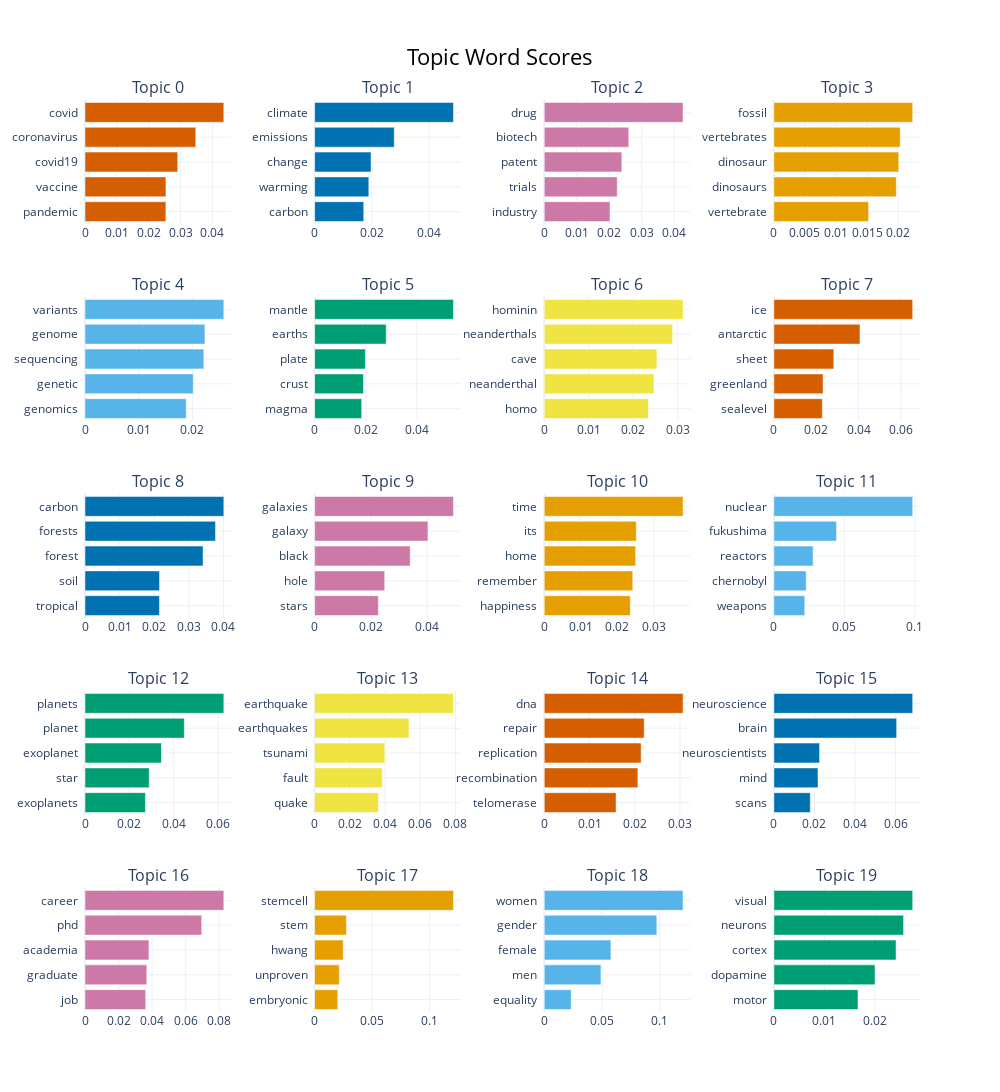

This figure's notebook cell:
### Code cell
loaded_model.visualize_barchart(top_n_topics=20)

### Figure 1 — Plotly figure (JSON) as saved in the notebook; plotly's stock layout.template omitted (floating-point values rounded to 4 significant figures)
{"data": [{"marker": {"color": "#D55E00"}, "orientation": "h", "type": "bar", "x": [0.02538, 0.0254, 0.0291, 0.03476, 0.04357], "xaxis": "x", "y": ["pandemic  ", "vaccine  ", "covid19  ", "coronavirus  ", "covid  "], "yaxis": "y"}, {"marker": {"color": "#0072B2"}, "orientation": "h", "type": "bar", "x": [0.01713, 0.01889, 0.01966, 0.02775, 0.0484], "xaxis": "x2", "y": ["carbon  ", "warming  ", "change  ", "emissions  ", "climate  "], "yaxis": "y2"}, {"marker": {"color": "#CC79A7"}, "orientation": "h", "type": "bar", "x": [0.02025, 0.02245, 0.02387, 0.02601, 0.04273], "xaxis": "x3", "y": ["industry  ", "trials  ", "patent  ", "biotech  ", "drug  "], "yaxis": "y3"}, {"marker": {"color": "#E69F00"}, "orientation": "h", "type": "bar", "x": [0.01524, 0.01969, 0.02007, 0.02032, 0.02232], "xaxis": "x4", "y": ["vertebrate  ", "dinosaurs  ", "dinosaur  ", "vertebrates  ", "fossil  "], "yaxis": "y4"}, {"marker": {"color": "#56B4E9"}, "orientation": "h", "type": "bar", "x": [0.01884, 0.02015, 0.02211, 0.02232, 0.02583], "xaxis": "x5", "y": ["genomics  ", "genetic  ", "sequencing  ", "genome  ", "variants  "], "yaxis": "y5"}, {"marker": {"color": "#009E73"}, "orientation": "h", "type": "bar", "x": [0.01841, 0.01911, 0.01986, 0.02799, 0.0543], "xaxis": "x6", "y": ["magma  ", "crust  ", "plate  ", "earths  ", "mantle  "], "yaxis": "y6"}, {"marker": {"color": "#F0E442"}, "orientation": "h", "type": "bar", "x": [0.02344, 0.02466, 0.02534, 0.02887, 0.03122], "xaxis": "x7", "y": ["homo  ", "neanderthal  ", "cave  ", "neanderthals  ", "hominin  "], "yaxis": "y7"}, {"marker": {"color": "#D55E00"}, "orientation": "h", "type": "bar", "x": [0.02289, 0.02324, 0.02833, 0.04067, 0.06559], "xaxis": "x8", "y": ["sealevel  ", "greenland  ", "sheet  ", "antarctic  ", "ice  "], "yaxis": "y8"}, {"marker": {"color": "#0072B2"}, "orientation": "h", "type": "bar", "x": [0.0215, 0.02152, 0.0341, 0.03769, 0.0401], "xaxis": "x9", "y": ["tropical  ", "soil  ", "forest  ", "forests  ", "carbon  "], "yaxis": "y9"}, {"marker": {"color": "#CC79A7"}, "orientation": "h", "type": "bar", "x": [0.02265, 0.02491, 0.03398, 0.04029, 0.04935], "xaxis": "x10", "y": ["stars  ", "hole  ", "black  ", "galaxy  ", "galaxies  "], "yaxis": "y10"}, {"marker": {"color": "#E69F00"}, "orientation": "h", "type": "bar", "x": [0.02355, 0.02422, 0.025, 0.02518, 0.03798], "xaxis": "x11", "y": ["happiness  ", "remember  ", "home  ", "its  ", "time  "], "yaxis": "y11"}, {"marker": {"color": "#56B4E9"}, "orientation": "h", "type": "bar", "x": [0.0219, 0.02291, 0.0278, 0.04441, 0.0984], "xaxis": "x12", "y": ["weapons  ", "chernobyl  ", "reactors  ", "fukushima  ", "nuclear  "], "yaxis": "y12"}, {"marker": {"color": "#009E73"}, "orientation": "h", "type": "bar", "x": [0.02725, 0.02897, 0.03449, 0.04481, 0.06265], "xaxis": "x13", "y": ["exoplanets  ", "star  ", "exoplanet  ", "planet  ", "planets  "], "yaxis": "y13"}, {"marker": {"color": "#F0E442"}, "orientation": "h", "type": "bar", "x": [0.03622, 0.03845, 0.03987, 0.05359, 0.07886], "xaxis": "x14", "y": ["quake  ", "fault  ", "tsunami  ", "earthquakes  ", "earthquake  "], "yaxis": "y14"}, {"marker": {"color": "#D55E00"}, "orientation": "h", "type": "bar", "x": [0.01588, 0.02069, 0.02141, 0.02208, 0.03068], "xaxis": "x15", "y": ["telomerase  ", "recombination  ", "replication  ", "repair  ", "dna  "], "yaxis": "y15"}, {"marker": {"color": "#0072B2"}, "orientation": "h", "type": "bar", "x": [0.01795, 0.02175, 0.02253, 0.06051, 0.06843], "xaxis": "x16", "y": ["scans  ", "mind  ", "neuroscientists  ", "brain  ", "neuroscience  "], "yaxis": "y16"}, {"marker": {"color": "#CC79A7"}, "orientation": "h", "type": "bar", "x": [0.03618, 0.03683, 0.03811, 0.06956, 0.08275], "xaxis": "x17", "y": ["job  ", "graduate  ", "academia  ", "phd  ", "career  "], "yaxis": "y17"}, {"marker": {"color": "#E69F00"}, "orientation": "h", "type": "bar", "x": [0.02018, 0.02146, 0.0249, 0.02768, 0.121], "xaxis": "x18", "y": ["embryonic  ", "unproven  ", "hwang  ", "stem  ", "stemcell  "], "yaxis": "y18"}, {"marker": {"color": "#56B4E9"}, "orientation": "h", "type": "bar", "x": [0.02326, 0.049, 0.05759, 0.0973, 0.12], "xaxis": "x19", "y": ["equality  ", "men  ", "female  ", "gender  ", "women  "], "yaxis": "y19"}, {"marker": {"color": "#009E73"}, "orientation": "h", "type": "bar", "x": [0.01666, 0.02003, 0.0242, 0.02568, 0.0275], "xaxis": "x20", "y": ["motor  ", "dopamine  ", "cortex  ", "neurons  ", "visual  "], "yaxis": "y20"}], "layout": {"annotations": [{"font": {"size": 16}, "showarrow": false, "text": "Topic 0", "x": 0.0875, "xanchor": "center", "xref": "paper", "y": 1.0, "yanchor": "bottom", "yref": "paper"}, {"font": {"size": 16}, "showarrow": false, "text": "Topic 1", "x": 0.3625, "xanchor": "center", "xref": "paper", "y": 1.0, "yanchor": "bottom", "yref": "paper"}, {"font": {"size": 16}, "showarrow": false, "text": "Topic 2", "x": 0.6375, "xanchor": "center", "xref": "paper", "y": 1.0, "yanchor": "bottom", "yref": "paper"}, {"font": {"size": 16}, "showarrow": false, "text": "Topic 3", "x": 0.9125, "xanchor": "center", "xref": "paper", "y": 1.0, "yanchor": "bottom", "yref": "paper"}, {"font": {"size": 16}, "showarrow": false, "text": "Topic 4", "x": 0.0875, "xanchor": "center", "xref": "paper", "y": 0.784, "yanchor": "bottom", "yref": "paper"}, {"font": {"size": 16}, "showarrow": false, "text": "Topic 5", "x": 0.3625, "xanchor": "center", "xref": "paper", "y": 0.784, "yanchor": "bottom", "yref": "paper"}, {"font": {"size": 16}, "showarrow": false, "text": "Topic 6", "x": 0.6375, "xanchor": "center", "xref": "paper", "y": 0.784, "yanchor": "bottom", "yref": "paper"}, {"font": {"size": 16}, "showarrow": false, "text": "Topic 7", "x": 0.9125, "xanchor": "center", "xref": "paper", "y": 0.784, "yanchor": "bottom", "yref": "paper"}, {"font": {"size": 16}, "showarrow": false, "text": "Topic 8", "x": 0.0875, "xanchor": "center", "xref": "paper", "y": 0.568, "yanchor": "bottom", "yref": "paper"}, {"font": {"size": 16}, "showarrow": false, "text": "Topic 9", "x": 0.3625, "xanchor": "center", "xref": "paper", "y": 0.568, "yanchor": "bottom", "yref": "paper"}, {"font": {"size": 16}, "showarrow": false, "text": "Topic 10", "x": 0.6375, "xanchor": "center", "xref": "paper", "y": 0.568, "yanchor": "bottom", "yref": "paper"}, {"font": {"size": 16}, "showarrow": false, "text": "Topic 11", "x": 0.9125, "xanchor": "center", "xref": "paper", "y": 0.568, "yanchor": "bottom", "yref": "paper"}, {"font": {"size": 16}, "showarrow": false, "text": "Topic 12", "x": 0.0875, "xanchor": "center", "xref": "paper", "y": 0.352, "yanchor": "bottom", "yref": "paper"}, {"font": {"size": 16}, "showarrow": false, "text": "Topic 13", "x": 0.3625, "xanchor": "center", "xref": "paper", "y": 0.352, "yanchor": "bottom", "yref": "paper"}, {"font": {"size": 16}, "showarrow": false, "text": "Topic 14", "x": 0.6375, "xanchor": "center", "xref": "paper", "y": 0.352, "yanchor": "bottom", "yref": "paper"}, {"font": {"size": 16}, "showarrow": false, "text": "Topic 15", "x": 0.9125, "xanchor": "center", "xref": "paper", "y": 0.352, "yanchor": "bottom", "yref": "paper"}, {"font": {"size": 16}, "showarrow": false, "text": "Topic 16", "x": 0.0875, "xanchor": "center", "xref": "paper", "y": 0.136, "yanchor": "bottom", "yref": "paper"}, {"font": {"size": 16}, "showarrow": false, "text": "Topic 17", "x": 0.3625, "xanchor": "center", "xref": "paper", "y": 0.136, "yanchor": "bottom", "yref": "paper"}, {"font": {"size": 16}, "showarrow": false, "text": "Topic 18", "x": 0.6375, "xanchor": "center", "xref": "paper", "y": 0.136, "yanchor": "bottom", "yref": "paper"}, {"font": {"size": 16}, "showarrow": false, "text": "Topic 19", "x": 0.9125, "xanchor": "center", "xref": "paper", "y": 0.136, "yanchor": "bottom", "yref": "paper"}], "height": 1250, "hoverlabel": {"bgcolor": "white", "font": {"family": "Rockwell", "size": 16}}, "showlegend": false, "title": {"font": {"color": "Black", "size": 22}, "text": "Topic Word Scores", "x": 0.5, "xanchor": "center", "yanchor": "top"}, "width": 1000, "xaxis": {"anchor": "y", "domain": [0, 0.175], "showgrid": true}, "xaxis10": {"anchor": "y10", "domain": [0.275, 0.45], "showgrid": true}, "xaxis11": {"anchor": "y11", "domain": [0.55, 0.725], "showgrid": true}, "xaxis12": {"anchor": "y12", "domain": [0.825, 1], "showgrid": true}, "xaxis13": {"anchor": "y13", "domain": [0, 0.175], "showgrid": true}, "xaxis14": {"anchor": "y14", "domain": [0.275, 0.45], "showgrid": true}, "xaxis15": {"anchor": "y15", "domain": [0.55, 0.725], "showgrid": true}, "xaxis16": {"anchor": "y16", "domain": [0.825, 1], "showgrid": true}, "xaxis17": {"anchor": "y17", "domain": [0, 0.175], "showgrid": true}, "xaxis18": {"anchor": "y18", "domain": [0.275, 0.45], "showgrid": true}, "xaxis19": {"anchor": "y19", "domain": [0.55, 0.725], "showgrid": true}, "xaxis2": {"anchor": "y2", "domain": [0.275, 0.45], "showgrid": true}, "xaxis20": {"anchor": "y20", "domain": [0.825, 1], "showgrid": true}, "xaxis3": {"anchor": "y3", "domain": [0.55, 0.725], "showgrid": true}, "xaxis4": {"anchor": "y4", "domain": [0.825, 1], "showgrid": true}, "xaxis5": {"anchor": "y5", "domain": [0, 0.175], "showgrid": true}, "xaxis6": {"anchor": "y6", "domain": [0.275, 0.45], "showgrid": true}, "xaxis7": {"anchor": "y7", "domain": [0.55, 0.725], "showgrid": true}, "xaxis8": {"anchor": "y8", "domain": [0.825, 1], "showgrid": true}, "xaxis9": {"anchor": "y9", "domain": [0, 0.175], "showgrid": true}, "yaxis": {"anchor": "x", "domain": [0.864, 1.0], "showgrid": true}, "yaxis10": {"anchor": "x10", "domain": [0.432, 0.568], "showgrid": true}, "yaxis11": {"anchor": "x11", "domain": [0.432, 0.568], "showgrid": true}, "yaxis12": {"anchor": "x12", "domain": [0.432, 0.568], "showgrid": true}, "yaxis13": {"anchor": "x13", "domain": [0.216, 0.352], "showgrid": true}, "yaxis14": {"anchor": "x14", "domain": [0.216, 0.352], "showgrid": true}, "yaxis15": {"anchor": "x15", "domain": [0.216, 0.352], "showgrid": true}, "yaxis16": {"anchor": "x16", "domain": [0.216, 0.352], "showgrid": true}, "yaxis17": {"anchor": "x17", "domain": [0, 0.136], "showgrid": true}, "yaxis18": {"anchor": "x18", "domain": [0, 0.136], "showgrid": true}, "yaxis19": {"anchor": "x19", "domain": [0, 0.136], "showgrid": true}, "yaxis2": {"anchor": "x2", "domain": [0.864, 1.0], "showgrid": true}, "yaxis20": {"anchor": "x20", "domain": [0, 0.136], "showgrid": true}, "yaxis3": {"anchor": "x3", "domain": [0.864, 1.0], "showgrid": true}, "yaxis4": {"anchor": "x4", "domain": [0.864, 1.0], "showgrid": true}, "yaxis5": {"anchor": "x5", "domain": [0.648, 0.784], "showgrid": true}, "yaxis6": {"anchor": "x6", "domain": [0.648, 0.784], "showgrid": true}, "yaxis7": {"anchor": "x7", "domain": [0.648, 0.784], "showgrid": true}, "yaxis8": {"anchor": "x8", "domain": [0.648, 0.784], "showgrid": true}, "yaxis9": {"anchor": "x9", "domain": [0.432, 0.568], "showgrid": true}}}
